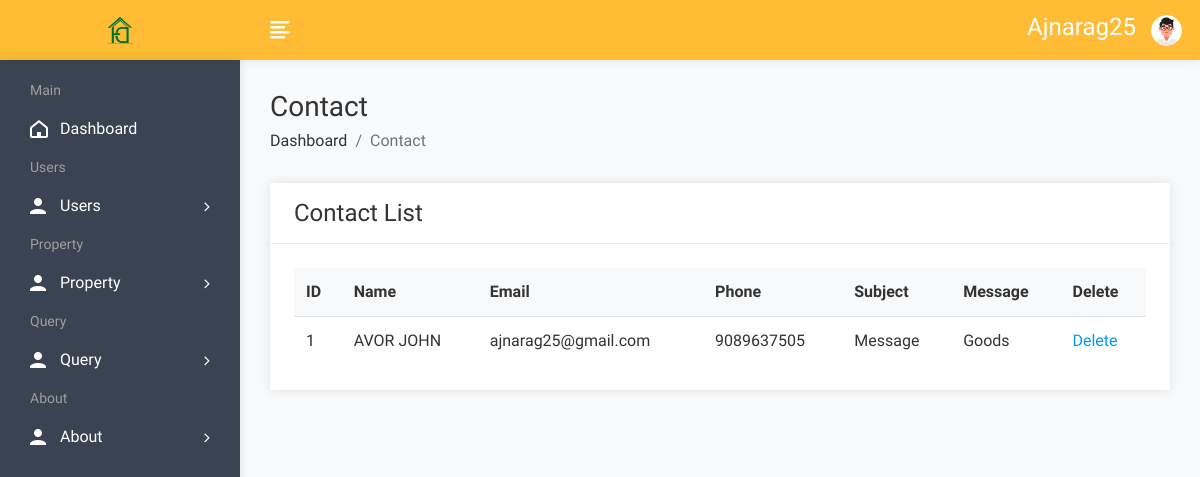
The app's page /admin/contactview.php (signed in), older data.
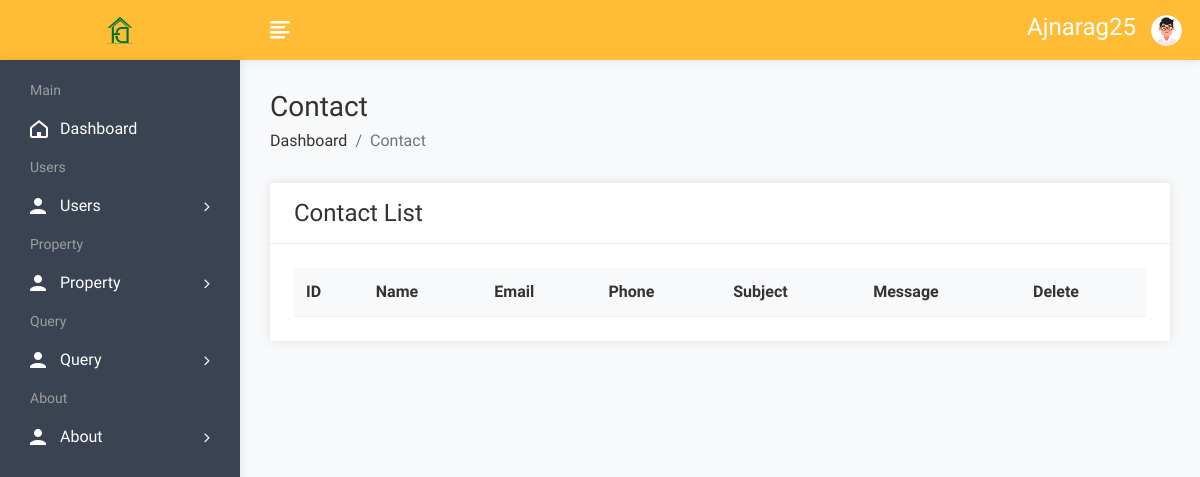
The same page, newer data.
### tables this page shows
CREATE TABLE `contact` (
  `cid` int(50) NOT NULL,
  `name` varchar(100) NOT NULL,
  `email` varchar(100) NOT NULL,
  `phone` varchar(20) NOT NULL,
  `subject` varchar(100) NOT NULL,
  `message` varchar(250) NOT NULL
);

### admin/contactview.php (the view, shortened to what this page needs)
<!DOCTYPE html>
<html lang="en">
<head>
        <link rel="stylesheet" href="assets/css/bootstrap.min.css">
        <link rel="stylesheet" href="assets/css/font-awesome.min.css">
        <link rel="stylesheet" href="assets/css/feathericon.min.css">
		<link rel="stylesheet" href="assets/plugins/datatables/dataTables.bootstrap4.min.css">
		<link rel="stylesheet" href="assets/plugins/datatables/responsive.bootstrap4.min.css">
		<link rel="stylesheet" href="assets/plugins/datatables/select.bootstrap4.min.css">
		<link rel="stylesheet" href="assets/plugins/datatables/buttons.bootstrap4.min.css">
        <link rel="stylesheet" href="assets/css/style.css">
    </head>
    <body>
				<?php include("header.php"); ?>
            <div class="page-wrapper">
                <div class="content container-fluid">
					<div class="page-header">
						<div class="row">
							<div class="col">
								<h3 class="page-title">Contact</h3>
								<ul class="breadcrumb">
									<li class="breadcrumb-item"><a href="dashboard.php">Dashboard</a></li>
									<li class="breadcrumb-item active">Contact</li>
								</ul>
							</div>
						</div>
					</div>
					<div class="row">
						<div class="col-sm-12">
							<div class="card">
								<div class="card-header">
									<h4 class="card-title">Contact List</h4>
								</div>
								<div class="card-body">
									<table id="basic-datatable" class="table">
                                            <thead>
                                                <tr>
                                                    <th>ID</th>
                                                    <th>Name</th>
                                                    <th>Email</th>
                                                    <th>Phone</th>
													<th>Subject</th>
                                                    <th>Message</th>
                                                    <th>Delete</th>
                                                </tr>
                                            </thead>
                                            <tbody>
											<?php
												$query=mysqli_query($conn,"select * from contact");
												$cnt=1;
												while($row=mysqli_fetch_row($query))
													{
											?>
                                                <tr>
                                                    <td><?php echo $cnt; ?></td>
                                                    <td><?php echo $row['1']; ?></td>
                                                    <td><?php echo $row['2']; ?></td>
                                                    <td><?php echo $row['3']; ?></td>
                                                    <td><?php echo $row['4']; ?></td>
													<td><?php echo $row['5']; ?></td>
                                                    <td><a href="contactdelete.php?id=<?php echo $row['0']; ?>">Delete</a></td>
                                                </tr>
                                                <?php
												$cnt=$cnt+1;
												}
												?>
                                            </tbody>
                                        </table>
								</div>
							</div>
						</div>
					</div>
				</div>
			</div>
    </body>
</html>

Row changes from the older to the newer data that the page shows:
removed contact: name "AVOR JOHN", email "ajnarag25@gmail.com", phone "9089637505", subject "Message", message "Goods"
